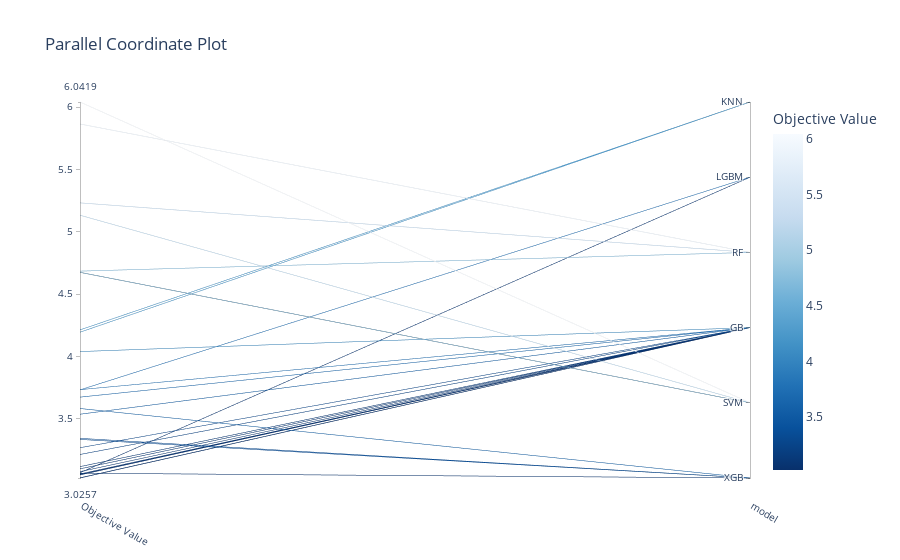

Notebook cell for this chart:
### Code cell
# partial coord plot

optuna.visualization.plot_parallel_coordinate(study, params=["model"])

### Figure 1 — Plotly figure (JSON) as saved in the notebook; plotly's stock layout.template omitted (floating-point values rounded to 4 significant figures)
{"data": [{"dimensions": [{"label": "Objective Value", "range": [3.026, 6.042], "values": [3.583, 4.675, 3.027, 5.233, 3.068, 5.865, 4.685, 3.064, 4.195, 3.344, 4.214, 3.335, 3.026, 3.214, 3.05, 3.052, 3.058, 4.04, 6.042, 4.675, 4.675, 3.733, 5.134, 3.734, 3.099, 3.268, 3.077, 3.674, 3.537, 3.117]}, {"label": "model", "range": [0, 5], "ticktext": ["XGB", "SVM", "GB", "RF", "LGBM", "KNN"], "tickvals": [0, 1, 2, 3, 4, 5], "values": [0, 1, 2, 3, 4, 3, 3, 0, 5, 0, 5, 0, 2, 2, 2, 2, 2, 2, 1, 1, 1, 4, 1, 2, 2, 2, 2, 2, 2, 2]}], "labelangle": 30, "labelside": "bottom", "line": {"color": [3.583, 4.675, 3.027, 5.233, 3.068, 5.865, 4.685, 3.064, 4.195, 3.344, 4.214, 3.335, 3.026, 3.214, 3.05, 3.052, 3.058, 4.04, 6.042, 4.675, 4.675, 3.733, 5.134, 3.734, 3.099, 3.268, 3.077, 3.674, 3.537, 3.117], "colorbar": {"title": {"text": "Objective Value"}}, "colorscale": [[0, "rgb(247,251,255)"], [0.125, "rgb(222,235,247)"], [0.25, "rgb(198,219,239)"], [0.375, "rgb(158,202,225)"], [0.5, "rgb(107,174,214)"], [0.625, "rgb(66,146,198)"], [0.75, "rgb(33,113,181)"], [0.875, "rgb(8,81,156)"], [1, "rgb(8,48,107)"]], "reversescale": true, "showscale": true}, "type": "parcoords"}], "layout": {"title": {"text": "Parallel Coordinate Plot"}}}
